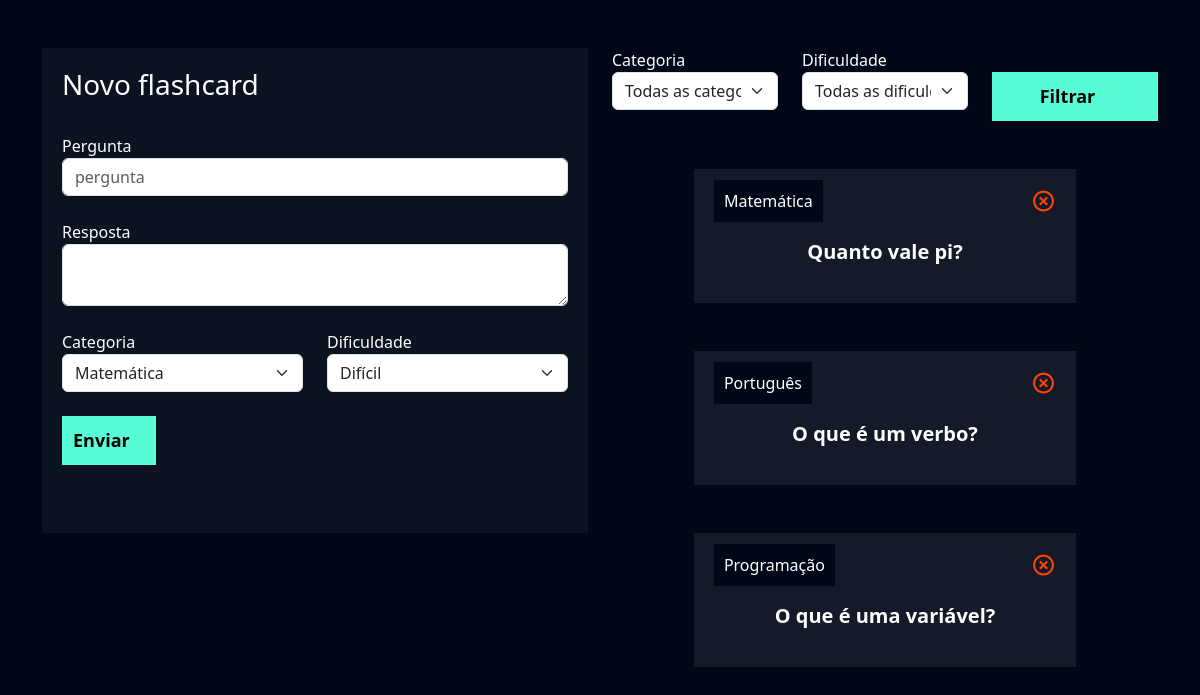
Page /flashcard/novo_flashcard/ (signed in) on the earlier database version.
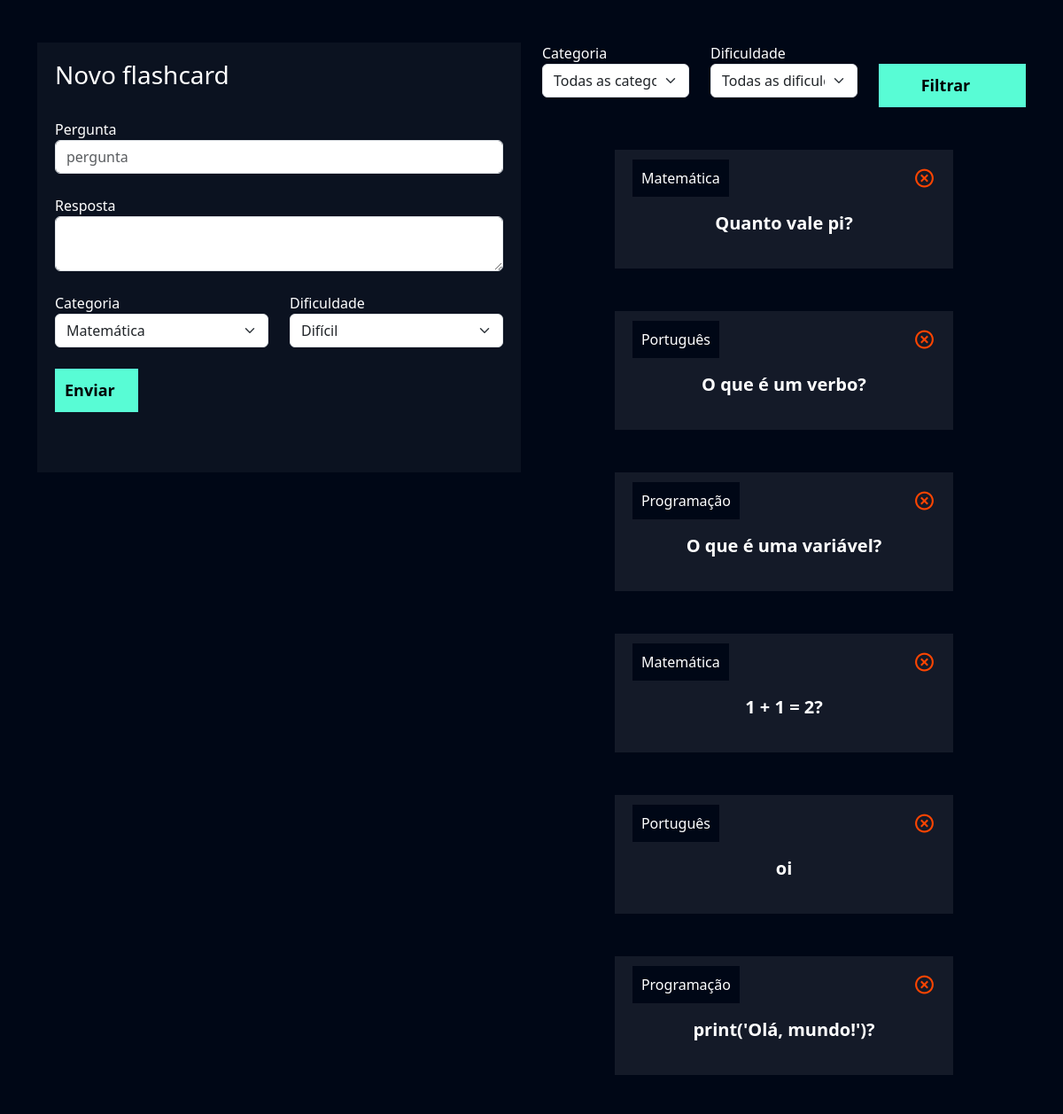
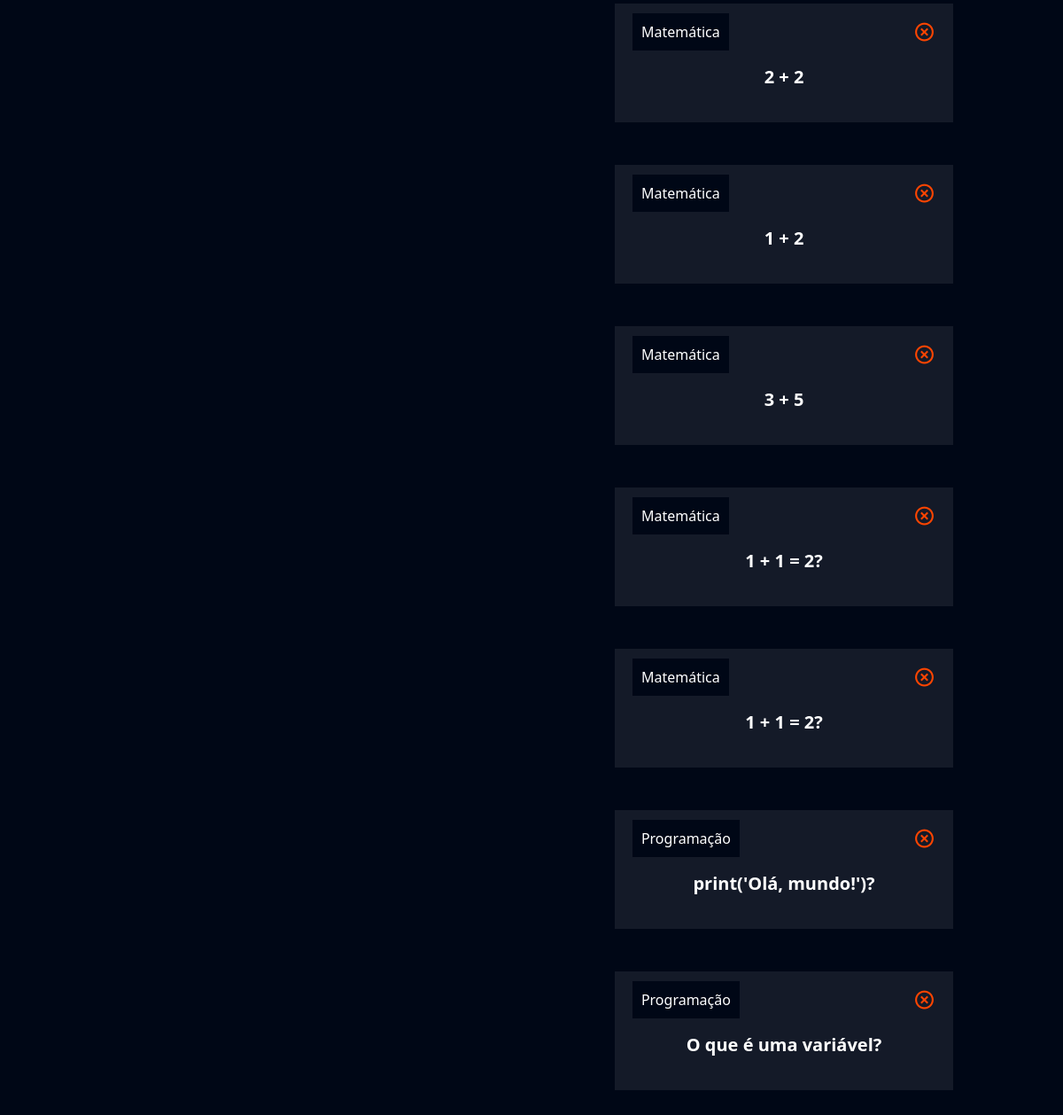
Same page on the later database version (2 pictures, top to bottom).
### flashcard/models.py (models this page shows, shortened)
class Flashcard(models.Model):
    DIFICULDADE_CHOICES = (('D', 'Difícil'), ('M', 'Médio'), ('F', 'Fácil'))
    user = models.ForeignKey(User, on_delete=models.DO_NOTHING)
    pergunta = models.CharField(max_length=100)
    resposta = models.TextField()
    categoria = models.ForeignKey(Categoria, on_delete=models.DO_NOTHING)
    dificuldade = models.CharField(max_length=1, choices=DIFICULDADE_CHOICES)

class Categoria(models.Model):
    nome = models.CharField(max_length=20)
    def __str__(self):
        return self.nome

### flashcard/views.py (the view, shortened to what this page needs)
# urls.py: path('novo_flashcard/', views.novo_flashcard, name='novo_flashcard'),
def novo_flashcard(request):
    if not request.user.is_authenticated:
        return redirect('/usuarios/logar')
    if request.method == 'GET':
        categorias = Categoria.objects.all()
        dificuldades = Flashcard.DIFICULDADE_CHOICES
        flashcards = Flashcard.objects.filter(user=request.user)
        categoria_filtrar = request.GET.get('categoria')
        dificuldade_filtrar = request.GET.get('dificuldade')
        if categoria_filtrar:
            flashcards = flashcards.filter(categoria__id=categoria_filtrar)
        if dificuldade_filtrar:
            flashcards = flashcards.filter(dificuldade=dificuldade_filtrar)
        return render(request, 'novo_flashcard.html', {'categorias': categorias, 'dificuldades': dificuldades, 'flashcards': flashcards})

### flashcard/templates/novo_flashcard.html (shortened to what this page needs)
{% extends "base.html" %} {% load static %} {% block 'cabecalho' %}
<link href="{% static 'usuarios/css/cadastro.css' %}" rel="stylesheet" />
<link href="{% static 'flashcard/css/novo_flashcard.css' %}" rel="stylesheet" />
<link
  href="https://unpkg.com/boxicons@2.1.4/css/boxicons.min.css"
  rel="stylesheet"
/>
{% endblock 'cabecalho' %} {% block 'conteudo' %}
<div class="container">
  <br />
  <br />
  <div class="row">
    <div class="col-md">
      <div class="box-form">
        <form action="{% url 'novo_flashcard' %}" method="POST">
          <h3>Novo flashcard</h3>
          <br />
          <label>Pergunta</label>
          <input
            type="text"
            class="form-control"
            placeholder="pergunta"
            name="pergunta"
          />
          <br />
          <label>Resposta</label>
          <textarea class="form-control" name="resposta"></textarea>
          <br />
          <div class="row">
            <div class="col-md">
              <label for="">Categoria</label>
              <select class="form-select" name="categoria">
                {% for categoria in categorias %}
                <option value="{{categoria.id}}">{{categoria}}</option>
                {% endfor %}
              </select>
            </div>
            <div class="col-md">
              <label for="">Dificuldade</label>
              <select class="form-select" name="dificuldade">
                {% for dificuldade in dificuldades %}
                <option value="{{dificuldade.0}}">{{dificuldade.1}}</option>
                {% endfor %}
              </select>
            </div>
          </div>
          <br />
          <input type="submit" value="Enviar" class="btn-cadastro" />
          <br />
          <br />
          <br />
        </form>
      </div>
    </div>
    <div class="col-md">
      <form action="{% url 'novo_flashcard' %}" method="GET">
        <div class="row">
          <div class="col-md">
            <label for="">Categoria</label>
            <select name="categoria" id="" class="form-select">
              <option value="">Todas as categorias</option>
            </select>
          </div>
          <div class="col-md">
            <label for="">Dificuldade</label>
            <select name="dificuldade" id="" class="form-select">
              <option value="">Todas as dificuldades</option>
            </select>
          </div>
          <div class="col-md">
            <br />
            <input
              type="submit"
              style="width: 100%"
              value="Filtrar"
              class="btn-cadastro"
            />
          </div>
        </div>
      </form>
      <br />
      <br />
      {% for flash in flashcards %}
      <div class="box-new-flashcard" onclick="flip_card({{flash.id}})">
        <div class="flashcard">
          <div class="flashcard-categoria">{{flash.categoria}}</div>
          <a href="{% url 'deletar_flashcard' flash.id %}"
            ><i class="icone-exit bx bx-x-circle"></i
          ></a>
          <br />
          <br />
          <div class="flashcard-box-item">
            <p class="flashcard-item">{{flash.pergunta}}</p>
          </div>
        </div>
      </div>
      <br />
      <br />
      {% endfor %}
    </div>
  </div>
</div>
{% endblock 'conteudo' %}

### templates/base.html (shortened to what this page needs)
{% load static %}
<!DOCTYPE html>
<html lang="en">
  <head>
    <link
      href="https://cdn.jsdelivr.net/npm/bootstrap@5.3.2/dist/css/bootstrap.min.css"
      rel="stylesheet"
    />
    <link href="{% static "geral/css/base.css" %}" rel="stylesheet"/>
    {% block 'cabecalho' %} {% endblock %}
  </head>
  <body>
    {% block 'conteudo' %}{% endblock %}
  </body>
</html>

### templates/static/geral/css/base.css (style rules this page uses)
:root { --main-color: #0b1526; --dark-color: #000716; --secondary-dark-color: rgb(15, 2, 26); --light-color: #00c1f3; --contrast-color: #f4c96b; --differential-color: #58fcd5; AULA 1 5 }
body { background-color: var(--dark-color) !important; color: white !important; }

### templates/static/usuarios/css/cadastro.css (style rules this page uses)
* { margin: 0; padding: 0; }
.box-form { padding: 20px; background-color: rgba(217,217,217, .05); color: white !important; }
.btn-cadastro { padding: 10px; background-color: #58fcd5; border: none; border: 1px solid #58fcd5; font-size: 18px; font-weight: bold; AULA 1 6 padding-left: 25px; padding-right: 25px; }

### templates/static/flashcard/css/novo_flashcard.css (style rules this page uses)
.box-new-flashcard { width: 70%; margin: auto; }
.flashcard { background-color: rgba(255, 255, 255, 0.08); padding: 20px; }
.flashcard-box-item { text-align: center; }
.flashcard p { font-size: 20px; font-weight: bold; cursor: pointer; }
.flashcard-categoria { background-color: var(--dark-color); display: inline; padding: 10px; }
.icone-exit { float: right; font-size: 25px; color: orangered; }

Differences in the rows shown:
added Flashcard: categoria "Matemática", pergunta "1 + 1 = 2?"
added Flashcard: categoria "Português", pergunta "oi"
added Flashcard: categoria "Programação", pergunta "print('Olá, mundo!')?"
added Flashcard: categoria "Matemática", pergunta "2 + 2"
added Flashcard: categoria "Matemática", pergunta "1 + 2"
added Flashcard: categoria "Matemática", pergunta "3 + 5"
added Flashcard: categoria "Matemática", pergunta "1 + 1 = 2?"
added Flashcard: categoria "Matemática", pergunta "1 + 1 = 2?"
added Flashcard: categoria "Programação", pergunta "print('Olá, mundo!')?"
added Flashcard: categoria "Programação", pergunta "O que é uma variável?"
